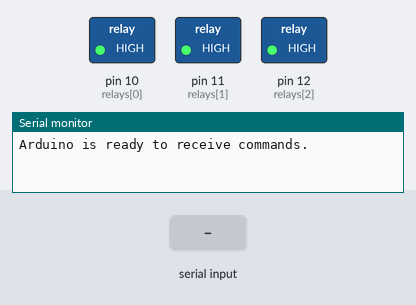
Recording of a sketch running on a simulated Arduino Uno, built with avr-gcc and run on an emulated ATmega328P. Parts: switched loads named in the sketch (green lamp = pin HIGH), the last lines printed to the serial monitor. The inputs (shaded band) are chosen by the test bench.

Above: at 1.2 s.
1.3 s: "30,150\n" received over Serial
At 2.4 s:
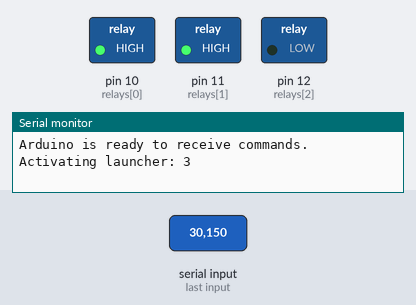
At 4.1 s:
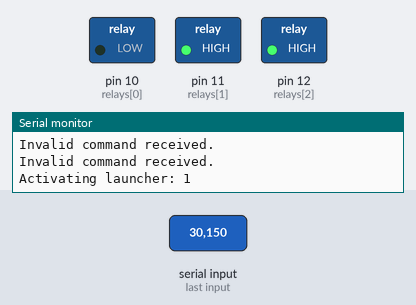
4.3 s: "200\n" received over Serial
At 5.8 s:
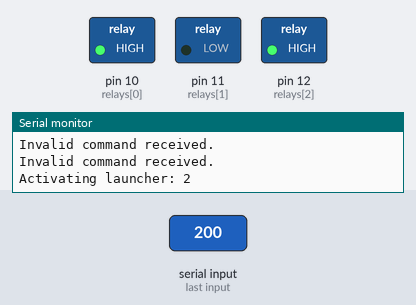
Timing chart, 0 to 8.9 s (numbered marks = the images above; inputs shaded):
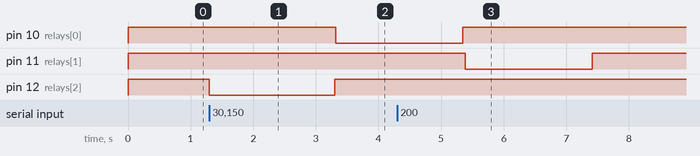

The sketch:

Arduino_Launcher.ino
```cpp
const int relays[] = {10, 11, 12};  // Relay pins for the launchers (3 launchers)

void setup() {
    Serial.begin(9600);  // Initialize serial communication at 9600 baud rate
    for (int pin : relays) {
        pinMode(pin, OUTPUT);       // Set relay pins as OUTPUT
        digitalWrite(pin, HIGH);    // Ensure all relays are off initially
    }
    Serial.println("Arduino is ready to receive commands.");
}

void loop() {
    if (Serial.available() > 0) {
        int command = Serial.read() - '0';  // Read command from Jetson (convert char to int)


        if (command >= 1 && command <= 3) {  // Check if command is valid (1, 2, or 3)
            activateRelay(command);  // Activate the corresponding relay
        } else {
            Serial.println("Invalid command received.");
        }
    }
}

// Function to activate the relay for the corresponding launcher
void activateRelay(int launcher) {
    int relayIndex = launcher - 1;  // Map command (1-3) to relay index (0-2)

    digitalWrite(relays[relayIndex], LOW);   // Turn on the relay (launcher)
    Serial.print("Activating launcher: ");
    Serial.println(launcher);

    delay(2000);  // Keep the launcher active for 2 seconds

    digitalWrite(relays[relayIndex], HIGH);  // Turn off the relay
    Serial.print("Deactivating launcher: ");
    Serial.println(launcher);
}
```

Measured:
- after the input at 1.3 s, pin 10 (relays[0]): HIGH → LOW after 2.0 s; pin 12 (relays[2]): HIGH → LOW at once, → HIGH 2.0 s later
- after the input at 4.3 s, pin 11 (relays[1]): HIGH → LOW after 1.1 s, → HIGH 2.0 s later
